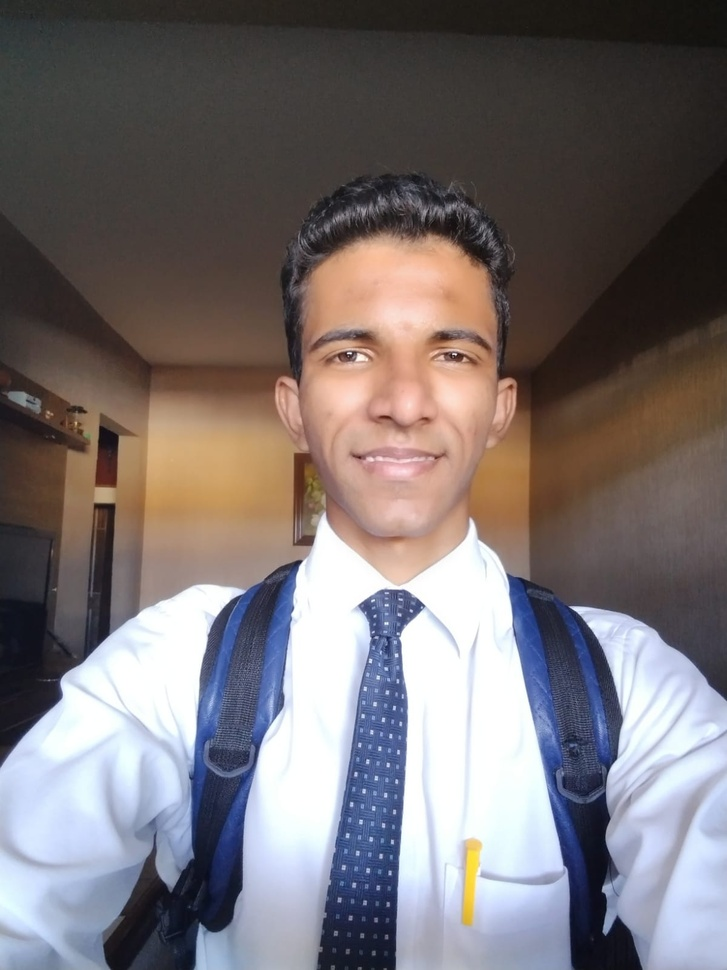
#> input picture resolucao_exemplo/WhatsAppimage.jpeg, 727 x 970 px, shrunk from 1200 x 1600 before the run
$ jupyter execute Untitled1.ipynb
#> lines starting #> are read from the running program, lines starting #| are printed output that depends on the picture; long printed decimals are rounded
[cell 1]
import numpy as np

a = np.zeros(10)
type(a[0])
a.shape

[cell 2]
a.shape= (10,1)
a

[cell 3]
z = np.ones(80)
z.shape= (40,2)
z

[cell 4]
z = np.empty(3)
z

[cell 5]
z = np.linspace(2,10,5) # from 2 to 10, with 5 elements, Really useful to create axis to a ploting figure
z

[cell 6]
z = np.array([10,20])
z

[cell 7]
a_list = [1,2,3,4,5,6,7]
z = np.array([a_list])
z

[cell 8]
b_list = [[9,8,7,6,5,4,3],[1,2,3,4,5,6,7]]
z = np.array([b_list])
z
z.shape

[cell 9]
np.random.seed(0)
z1 = np.random.randint(10,size=4)
z1

[cell 10]
z1[0]

[cell 11]
z1[0:2]

[cell 12]
z1[-1]

[cell 13]
from skimage import io
photo = io.imread('WhatsAppimage.jpeg')
#> photo is the input picture: shape (970, 727, 3); mean R, G, B 120.3, 113.2, 115
type(photo)

[cell 14]
photo.shape
#> Out = (970, 727, 3)

[cell 15]
import matplotlib.pyplot as plt
plt.imshow(photo)

[cell 16]
plt.imshow(photo[::-1])
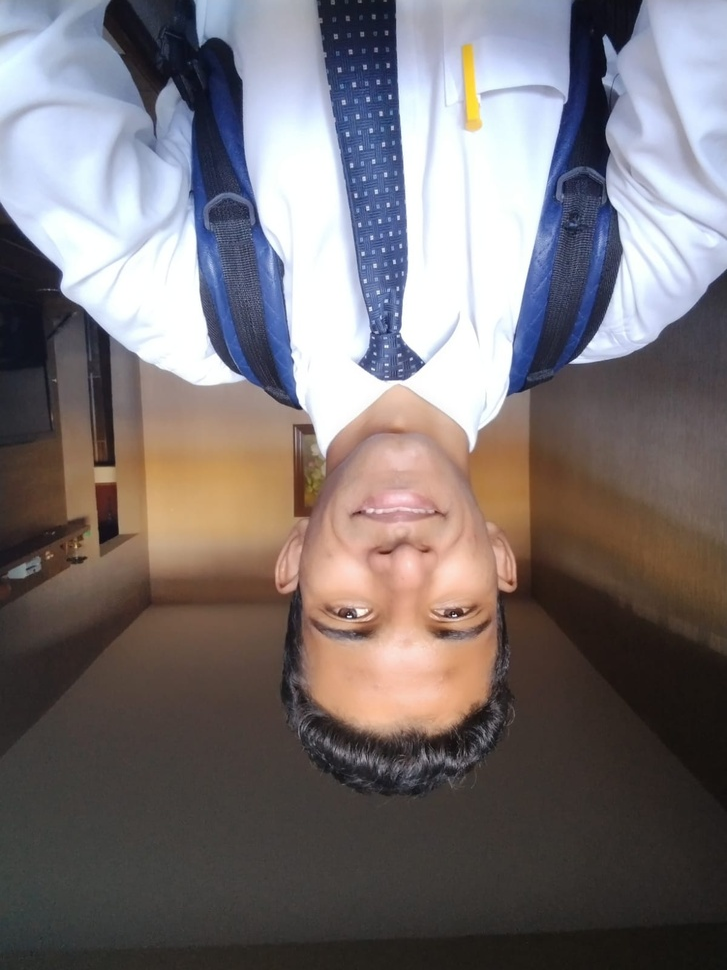
#> shown: shape (970, 727, 3); mean R, G, B 120.3, 113.2, 115

[cell 17]
plt.imshow(photo[:,::-1])
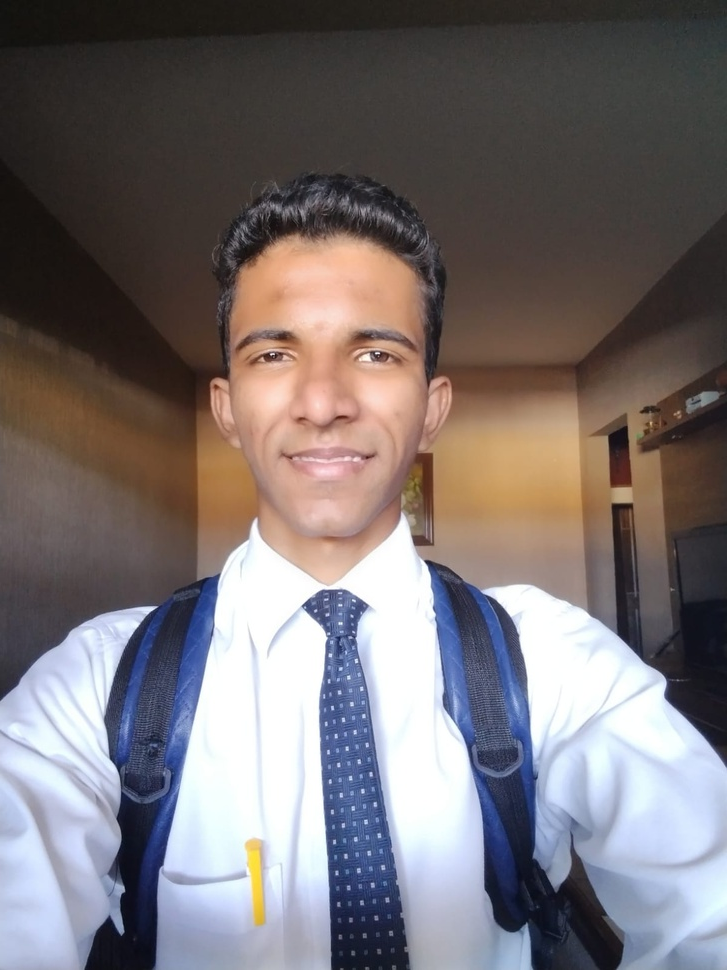
#> shown: shape (970, 727, 3); mean R, G, B 120.3, 113.2, 115

[cell 18]
plt.imshow(photo[250:500,80:1000])
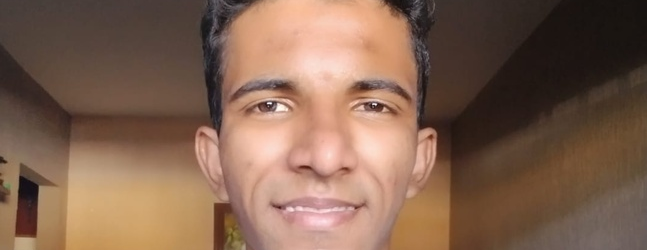
#> shown: shape (250, 647, 3); mean R, G, B 130.4, 99.5, 80.9

[cell 19]
plt.imshow(photo[::2, ::2])
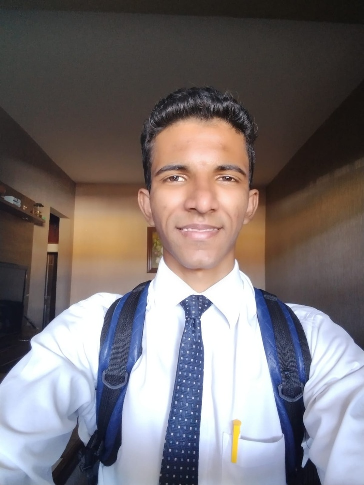
#> shown: shape (485, 364, 3); mean R, G, B 120.3, 113.1, 115

[cell 20]
photo
photo_sin = np.sin(photo)
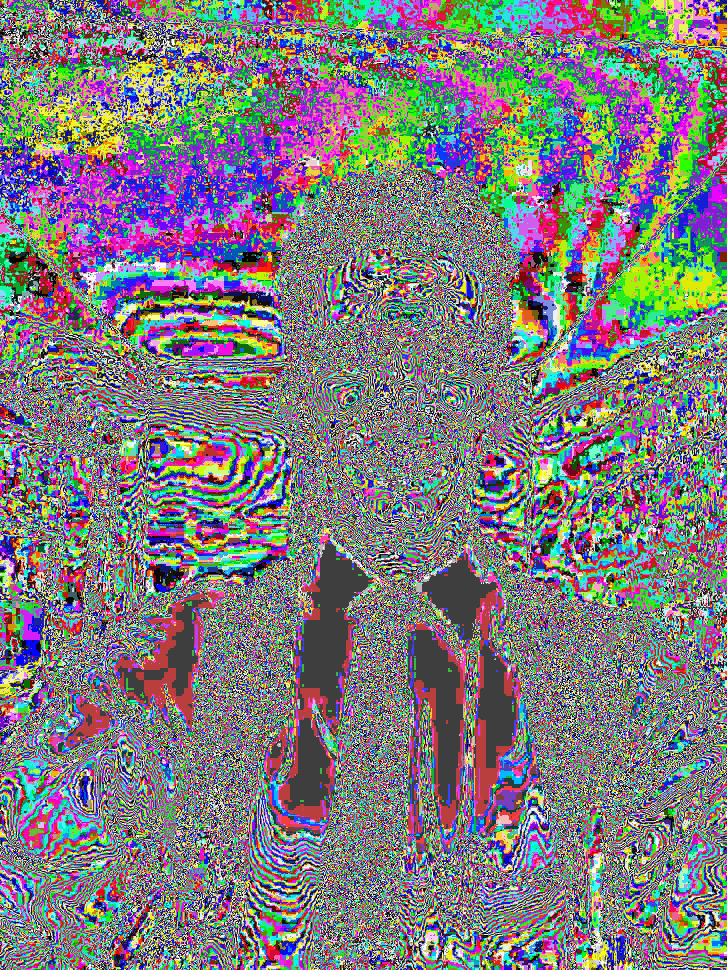
#> photo_sin: shape (970, 727, 3) float16; mean R, G, B -0.0107, -0.0336, -0.00858; drawn with min black and max white
photo_sin

[cell 21]
print(np.sum(photo))
#| 245831378
print(np.prod(photo))
#| 0
print(np.mean(photo))
#| 116.201
print(np.std(photo))
#| 77.963
print(np.var(photo))
#| 6078.243
print(np.min(photo))
#| 3
print(np.max(photo))
#| 255
print(np.argmin(photo))
#| 962120
print(np.argmax(photo))
#| 701283

[cell 22]
z= np.array([1,2,3,4,5])

[cell 23]
z <3

[cell 24]
z[z>3]

[cell 25]
photo_masked = np.where(photo>150,200,0)
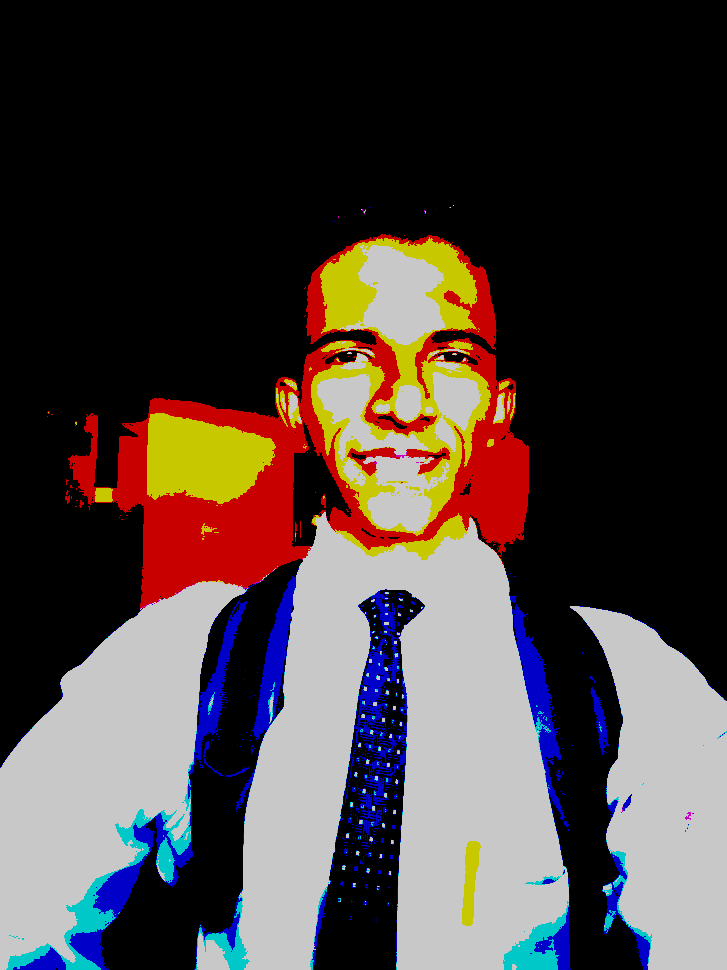
#> photo_masked: shape (970, 727, 3) int64; mean R, G, B 74.3, 64.6, 62.3
plt.imshow(photo_masked)
